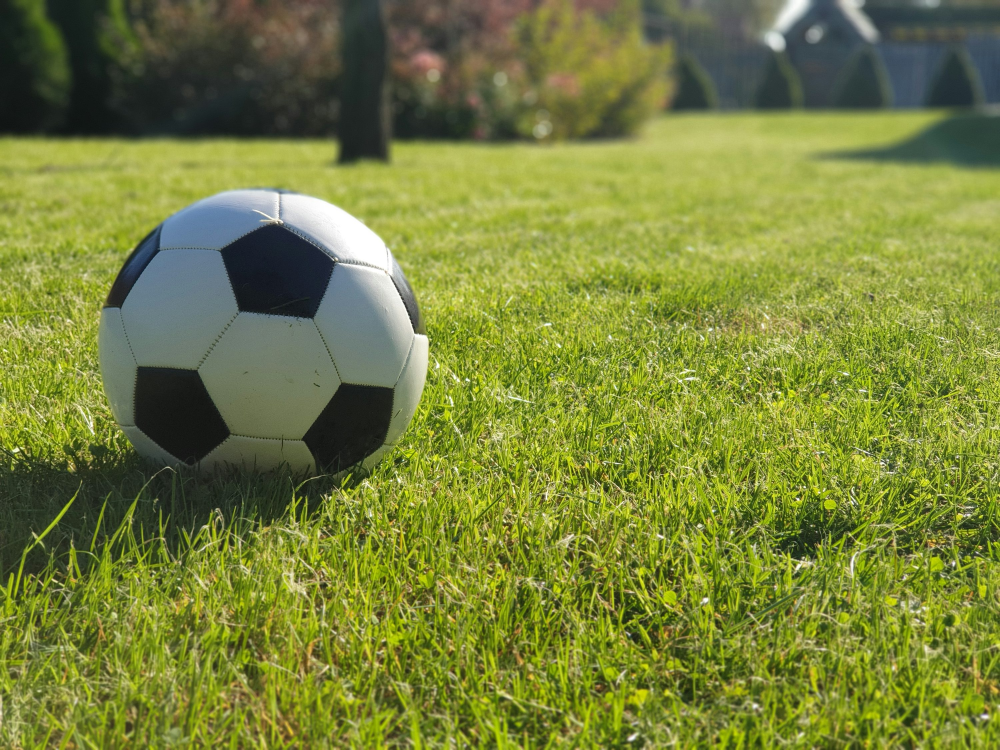
#> input picture ball.jpg, 3000 x 2250 px, found by its file name (shown at 1/3 size)
$ python practice4_binary_image.py
#> lines starting #> are read from the running program, lines starting #| are printed output that depends on the picture; after the words box and inside, x2 and y2 are one past the last pixel; in counts of white or black regions, pixels touching at a corner belong together
import cv2

def nothing(x):
    pass

# bar 만들기
cv2.namedWindow('Binary')

#max, min value setting
cv2.createTrackbar('threshold', 'Binary', 0, 255, nothing)

#initial value setting
cv2.setTrackbarPos('threshold', 'Binary', 127)

path = 'C:/Users/seojin/Projects/opencv_study/'

img_color = cv2.imread(path + 'ball.jpg', cv2.IMREAD_COLOR) #컬러 이미지로 불러오기
#> img_color is the input picture: shape (2250, 3000, 3); mean B, G, R 59.4, 130, 119.7

# 시진을 불러왔는데 너무 커서 resize 함.
img_resize = cv2.resize(img_color, (400, 550))
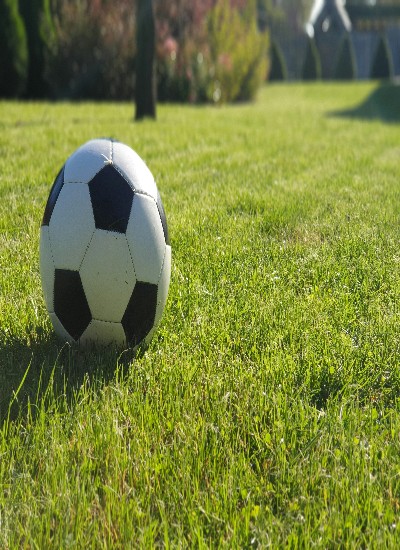
#> img_resize: shape (550, 400, 3); mean B, G, R 59.3, 129.9, 119.6
cv2.imshow("color image", img_resize)
cv2.waitKey(0)

img_gray = cv2.cvtColor(img_resize, cv2.COLOR_BGR2GRAY)
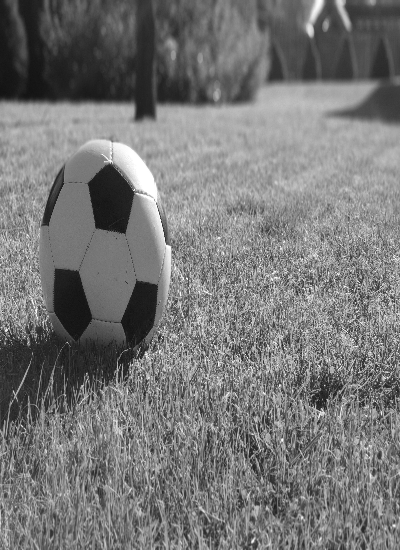
#> img_gray: shape (550, 400); min 17, max 255, mean 118.8
cv2.imshow('gray scale image', img_gray)
cv2.waitKey(0)

while(True):
    low = cv2.getTrackbarPos('threshold', 'Binary')
#                                        임계값,      255, 0 중 어느 값을 부여할지 결정
    ret, img_binary = cv2.threshold(img_gray, low, 255, cv2.THRESH_BINARY_INV) # and 연산시 object는 흰색이어야하기 떄문에 THRESH_BINARY_INV 를 이용해줌
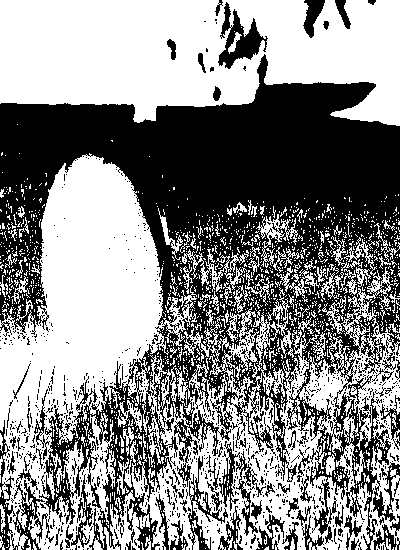
#> img_binary: shape (550, 400); 54.6% white; 1037 black regions (956 under 20 px), largest, box (x1, y1, x2, y2) and area: (0, 54, 400, 550) 85518, (218, 2, 268, 69) 1330, (219, 441, 266, 536) 995
#> ret = 127
    # ret, img_binary = cv2.threshold(img_gray, low, 255, cv2.THRESH_BINARY)

    cv2.imshow('Binary', img_binary)

    # and 연산
    img_result = cv2.bitwise_and(img_resize, img_resize, mask = img_binary)
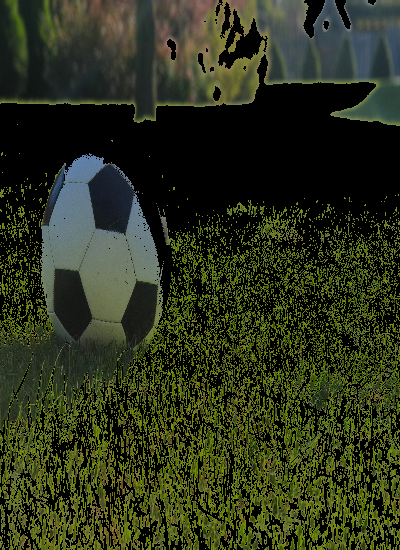
#> img_result: shape (550, 400, 3); mean B, G, R 25.4, 50.3, 44.7
    cv2.imshow('result', img_result )

    if cv2.waitKey(1) & 0xFF == 27:
#> (key Esc is pressed here)
        break

cv2.destroyAllWindows()

$ run again, with image.jpg copied over ball.jpg
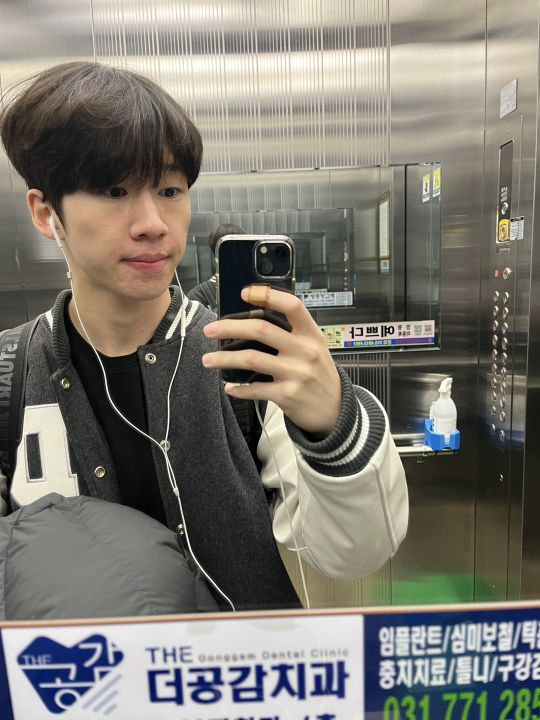
#> input picture image.jpg, 1080 x 1440 px, found by its file name (shown at 1/2 size)
#> img_color is the input picture: shape (1440, 1080, 3); mean B, G, R 113.3, 122, 125.2
#> `ret, img_binary = cv2.threshold(img_gray, low, 255, cv2.THRESH_BINARY_..`:
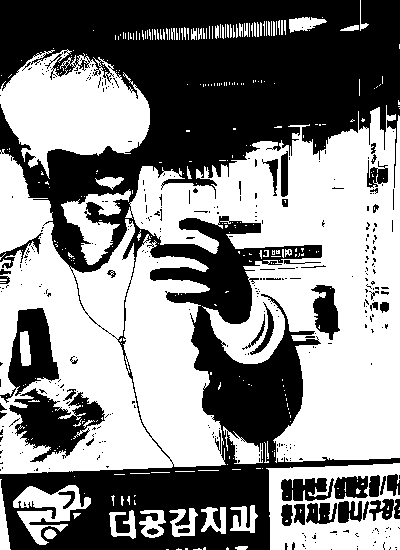
#> img_binary: shape (550, 400); 52.7% white; 364 black regions (316 under 20 px), largest, box (x1, y1, x2, y2) and area: (0, 0, 400, 550) 89635, (9, 388, 105, 462) 3441, (0, 308, 59, 403) 2593
#> ret = 127
#> `img_result = cv2.bitwise_and(img_resize, img_resize, mask = img_binary)`:
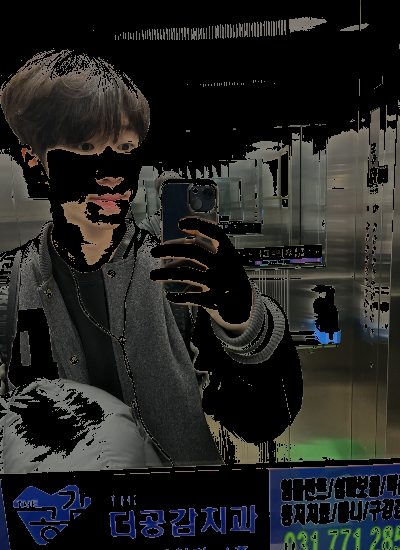
#> img_result: shape (550, 400, 3); mean B, G, R 33.9, 36, 35.5
